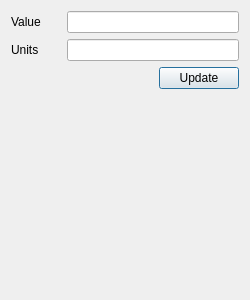
<?xml version="1.0" encoding="UTF-8"?>
<ui version="4.0">
 <class>EditorParameter</class>
 <widget class="QFrame" name="EditorParameter">
  <property name="geometry">
   <rect>
    <x>0</x>
    <y>0</y>
    <width>250</width>
    <height>300</height>
   </rect>
  </property>
  <property name="sizePolicy">
   <sizepolicy hsizetype="MinimumExpanding" vsizetype="Preferred">
    <horstretch>0</horstretch>
    <verstretch>0</verstretch>
   </sizepolicy>
  </property>
  <property name="minimumSize">
   <size>
    <width>250</width>
    <height>200</height>
   </size>
  </property>
  <property name="windowTitle">
   <string/>
  </property>
  <property name="frameShape">
   <enum>QFrame::NoFrame</enum>
  </property>
  <property name="frameShadow">
   <enum>QFrame::Raised</enum>
  </property>
  <layout class="QVBoxLayout" name="verticalLayout">
   <item>
    <layout class="QHBoxLayout" name="horizontalLayout">
     <item>
      <widget class="QLabel" name="label">
       <property name="sizePolicy">
        <sizepolicy hsizetype="Minimum" vsizetype="Preferred">
         <horstretch>0</horstretch>
         <verstretch>0</verstretch>
        </sizepolicy>
       </property>
       <property name="minimumSize">
        <size>
         <width>50</width>
         <height>0</height>
        </size>
       </property>
       <property name="text">
        <string>Value</string>
       </property>
      </widget>
     </item>
     <item>
      <widget class="QLineEdit" name="valueEdit">
       <property name="sizePolicy">
        <sizepolicy hsizetype="Expanding" vsizetype="Fixed">
         <horstretch>1</horstretch>
         <verstretch>0</verstretch>
        </sizepolicy>
       </property>
       <property name="minimumSize">
        <size>
         <width>100</width>
         <height>0</height>
        </size>
       </property>
       <property name="toolTip">
        <string>&lt;html&gt;&lt;head/&gt;&lt;body&gt;&lt;p&gt;Insert the floating point value.The acceptable value is a valid Python float expression. Examples:&lt;/p&gt;
&lt;pre&gt;1.02&lt;/pre&gt;
&lt;pre&gt;5.032E-3&lt;/pre&gt;
&lt;/body&gt;&lt;/html&gt;</string>
       </property>
      </widget>
     </item>
    </layout>
   </item>
   <item>
    <layout class="QHBoxLayout" name="horizontalLayout_3">
     <item>
      <widget class="QLabel" name="label_2">
       <property name="sizePolicy">
        <sizepolicy hsizetype="Minimum" vsizetype="Preferred">
         <horstretch>0</horstretch>
         <verstretch>0</verstretch>
        </sizepolicy>
       </property>
       <property name="minimumSize">
        <size>
         <width>50</width>
         <height>0</height>
        </size>
       </property>
       <property name="text">
        <string>Units</string>
       </property>
      </widget>
     </item>
     <item>
      <widget class="QLineEdit" name="unitsEdit">
       <property name="sizePolicy">
        <sizepolicy hsizetype="Expanding" vsizetype="Fixed">
         <horstretch>1</horstretch>
         <verstretch>0</verstretch>
        </sizepolicy>
       </property>
       <property name="minimumSize">
        <size>
         <width>100</width>
         <height>0</height>
        </size>
       </property>
       <property name="toolTip">
        <string>&lt;html&gt;&lt;head/&gt;&lt;body&gt;&lt;p&gt;Insert the unit expressions using daetools.pyUnits.unit objects using mathematical operators *, / and **. All base and derived SI units are allowed including the common prefixes (more information at &lt;a href=&quot;https://en.wikipedia.org/wiki/International_System_of_Units#Units_and_prefixes&quot;&gt;&lt;span style=&quot; text-decoration: underline; color:#0000ff;&quot;&gt;https://en.wikipedia.org/wiki/International_System_of_Units#Units_and_prefixes&lt;/span&gt;&lt;/a&gt;). The expression entered is a valid Python code. Examples:&lt;/p&gt;
&lt;pre&gt;m/kg&lt;/pre&gt;
&lt;pre&gt;m / s**2&lt;/pre&gt;
&lt;pre&gt;J / (kg*K)&lt;/pre&gt;
&lt;/body&gt;&lt;/html&gt;</string>
       </property>
      </widget>
     </item>
    </layout>
   </item>
   <item>
    <layout class="QHBoxLayout" name="horizontalLayout_2">
     <item>
      <spacer name="horizontalSpacer">
       <property name="orientation">
        <enum>Qt::Horizontal</enum>
       </property>
       <property name="sizeHint" stdset="0">
        <size>
         <width>40</width>
         <height>20</height>
        </size>
       </property>
      </spacer>
     </item>
     <item>
      <widget class="QPushButton" name="updateButton">
       <property name="toolTip">
        <string>&lt;html&gt;&lt;head/&gt;&lt;body&gt;&lt;p&gt;Update the value.&lt;/p&gt;&lt;/body&gt;&lt;/html&gt;</string>
       </property>
       <property name="text">
        <string>Update</string>
       </property>
       <property name="autoDefault">
        <bool>true</bool>
       </property>
       <property name="default">
        <bool>true</bool>
       </property>
      </widget>
     </item>
    </layout>
   </item>
   <item>
    <spacer name="verticalSpacer">
     <property name="orientation">
      <enum>Qt::Vertical</enum>
     </property>
     <property name="sizeHint" stdset="0">
      <size>
       <width>20</width>
       <height>40</height>
      </size>
     </property>
    </spacer>
   </item>
  </layout>
 </widget>
 <resources/>
 <connections/>
</ui>
